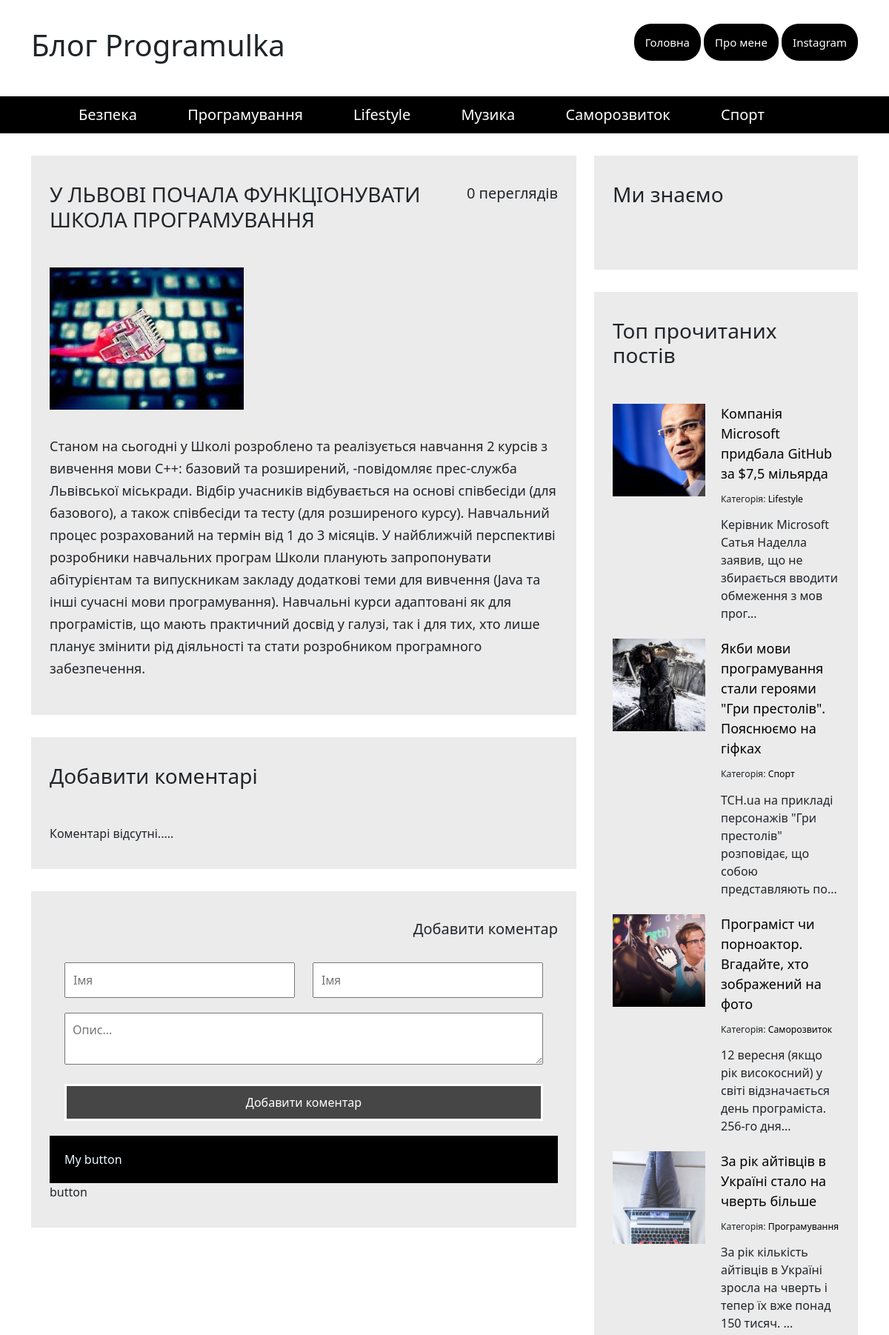
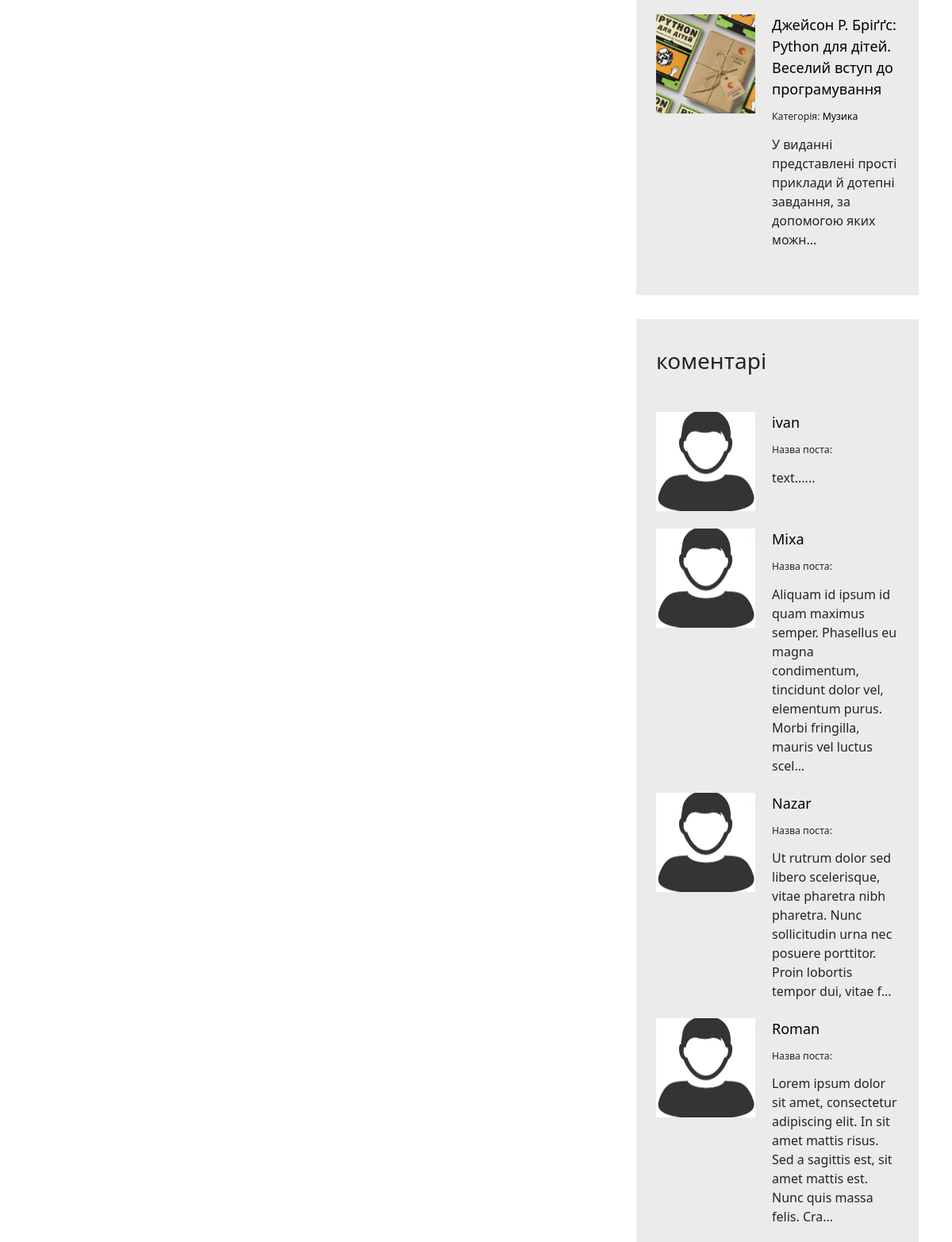
/article.php?id=41 (upper part), run on the app's committed database (2 pictures, top to bottom).
### tables this page shows
CREATE TABLE `articles_categories` (
  `id` int NOT NULL,
  `title` varchar(255) NOT NULL
);

CREATE TABLE `articles` (
  `id` int NOT NULL,
  `title` varchar(255) DEFAULT NULL,
  `text` text,
  `categorie_id` int DEFAULT NULL,
  `pubdate` datetime NOT NULL,
  `views` int NOT NULL DEFAULT '0',
  `img` varchar(255) DEFAULT NULL
);

CREATE TABLE `comments` (
  `id` int NOT NULL,
  `name` varchar(255) DEFAULT NULL,
  `author` varchar(100) DEFAULT NULL,
  `text` text NOT NULL,
  `pubdate` timestamp NOT NULL DEFAULT CURRENT_TIMESTAMP,
  `articles_id` int NOT NULL,
  `img` varchar(255) NOT NULL DEFAULT 'avatar.jpg'
);

### config/config.php (called while the page is built, shortened)
<?php
$config =array(
'title' => 'Блог Programulka',
'db' => array(
    'host' => 'localhost',
    'user' => 'root',
    'password' => 'password',
    'dbname' => 'Blog_test'
)
);

### article.php (the view, shortened to what this page needs)
<?php include("./includes/head.php") ?>
<?php include("./includes/header.php") ?>
<div id="content">
    <div class="container">
        <div class="row">
            <?php $articles_ids = mysqli_query($connection, "SELECT * FROM `articles` WHERE `id`= " . (int)$_GET["id"]);
            if (mysqli_num_rows($articles_ids) <= 0) {
            ?>
                <section class="content_left col-xl-8">
                    <div class="block">
                        <div class="block__content">
                            <div class="full-text">
                                Стаття не знайдена!!!
                            </div>
                        </div>
                    </div>
                </section>
            <?php } else {
                $articles_single_post = mysqli_fetch_assoc($articles_ids);
                mysqli_query($connection, "UPDATE `articles` SET  `views` = `views`+1 WHERE `id`= " . (int)$_GET["id"])
            ?>
                <section class="content_left col-xl-8">
                    <div class="block">
                        <a> <?php echo $articles_single_post['views'] ?> переглядів</a>
                        <h3><?php echo $articles_single_post['title'] ?>
                        </h3>
                        <div class="block__content">
                            <img src="./img/<?php echo $articles_single_post['img'] ?>" alt="black-photo" class="photo__content">
                            <div class="full-text">
                                <?php echo $articles_single_post['text'] ?>
                            </div>
                        </div>
                    </div>
                    <div class="block">
                        <h3>Добавити коментарі</h3>
                        <div class="block__content">
                            <div class="articles articles__vertical new_post">
                                <?php $comment_select = mysqli_query($connection, "SELECT * FROM `comments` WHERE `articles_id`= " . $articles_single_post['id'] . " ORDER BY `pubdate` DESC");
                                if (mysqli_num_rows($comment_select) <= 0) {
                                    echo "Коментарі відсутні.....";
                                }; ?>
                            </div>
                        </div>
                    </div>
                    <div class="block" id='id_id'>
                        <a>Добавити коментар</a>
                        <div class="block__content">
                            <form id_page="<?php echo $articles_single_post['id']; ?>" id="form_comments" method="post" action="article.php?id=<?php echo $articles_single_post['id']; ?>#comments-add-from" class="form">
                                <div class="form__group">
                                    <div class="row">
                                        <div class="col-md-6">
                                            <input type="text" class="checkedform__control nickname_name_my_input form__control" name="name" placeholder="Імя">
                                        </div>
                                        <div class="col-md-6">
                                            <input type="text" class="checkedform__control form__control" name="nickname" placeholder="Імя">
                                        </div>
                                    </div>
                                </div>
                                <div class="form__group">
                                    <textarea name="text" class="form__control text_my_input" placeholder="Опис..."></textarea>
                                </div>
                                <div class="form__group">
                                    <input type="submit" class="form__control" name="text" value="Добавити коментар">
                                </div>
                                <div id="submit_div" class="form_controlmy" style="padding: 20px; background-color:black; color:aliceblue; cursor:pointer;">My button</div>
                                <div id="position_button">button</div>
                            </form>
                        </div>
                    </div>
                </section>
                <?php } ?>
                <?php include("./includes/sidebar.php") ?>
        </div>
    </div>
   </div>
</div>
</body>
</html>

### includes/header.php
<div class="wrapper">
        <header id="header">
            <div class="header__top">
                <div class="container">
                    <div class="header__top__logo">
                        <h1><?php echo $config['title'] ?></h1>
                    </div>
                    <nav class="header__top__menu">
                        <ul>
                            <li>
                                <a href="/">Головна</a>
                            </li>
                            <li>
                                <a href="#">Про мене</a>
                            </li>
                            <li>
                                <a href="#">Instagram</a>
                            </li>
                        </ul>
                    </nav>
                </div>
            </div>
<?php $categories=mysqli_query($connection, "SELECT * FROM `articles_categories`");
?>
            <div class="header__bottom">
                <div class="container">
                    <nav>
                        <ul>
                            <?php
                            while($cat = mysqli_fetch_assoc($categories)){
                            ?>
                            <li> <a href="/categories.php?id=<?php echo $cat["id"] ?>"><?php echo $cat["title"]; ?></a></li>
                        <?php  };?>
                        </ul>
                    </nav>
                </div>
            </div>
        </header>

### includes/sidebar.php (shortened to what this page needs)
<section class="content_right col-xl-4">
    <div class="block">
        <h3>Ми знаємо</h3>
        <div class="block__content">
        </div>
    </div>
    <div class="block">
        <?php $categories_select_ok = mysqli_query($connection, "SELECT * FROM `articles` ORDER BY `views` DESC LIMIT 5"); ?>
        <h3>Топ прочитаних постів</h3>
        <div class="block__content">
            <div class="articles articles__vertical new_post">
                <?php
                while ($post = mysqli_fetch_assoc($categories_select_ok)) {
                ?>
                    <article class="article">
                        <div class="article_image" style="background-image: url('/img/<?php echo $post["img"]; ?>');">
                        </div>
                        <div class="article__info">
                            <a href="/article.php?id=<?php echo $post["id"] ?>"><?php echo $post["title"]; ?></a>
                            <div class="article__info__meta">
                                <?php
                                foreach ($categories as $cat) {
                                    $cat_title = false;
                                    if ($cat["id"] === $post["categorie_id"]) {
                                        $cat_title = $cat["title"];
                                        break;
                                    };
                                };
                                ?>
                                <small>Категорія: <a href="/categories.php?id=<?php echo $post["categorie_id"] ?>"><?php echo $cat_title; ?></a></small>
                            </div>
                            <div class="article__info__preview">
                                <?php echo substr($post["text"], 0, 150); ?>...
                            </div>
                        </div>
                    </article>
                <?php  }; ?>
            </div>
        </div>
    </div>
    <div class="block">
        <h3>коментарі</h3>
        <div class="block__content">
            <div class="articles articles__vertical new_post">
                <?php $comments = mysqli_query($connection, "SELECT * FROM `comments` ORDER BY `pubdate` DESC LIMIT 5");
                while ($comment = mysqli_fetch_assoc($comments)) {
                ?>
                    <article class="article">
                        <div class="article_image" style="background-image: url('/img/<?php echo $comment["img"]; ?>');">
                        </div>
                        <div class="article__info">
                            <a href="/article.php?id=<?php echo $comment["id"] ?>"><?php echo $comment["name"]; ?></a>
                            <div class="article__info__meta">
                                <small>Назва поста: <a href="/article.php?id=<?php echo $comment["articles_id"] ?>"><?php echo $art_title; ?></a></small>
                            </div>
                            <div class="article__info__preview">
                                <?php echo substr($comment["text"], 0, 150); ?>...
                            </div>
                        </div>
                    </article>
                <?php  }; ?>
            </div>
        </div>
    </div>
</section>

### css/style.css (style rules this page uses)
html, body, div, span, applet, object, iframe, h1, h2, h3, h4, h5, h6, p, blockquote, pre, a, abbr, acronym, address, big, cite, code, del, dfn, em, img, ins, kbd, q, s, samp, small, strike, strong, sub, sup, tt, var, b, u, i, center, dl, dt, dd, ol, ul, li, fieldset, form, label, legend, table, caption, tbody, tfoot, thead, tr, th, td, article, aside, canvas, details, embed, figure, figcaption, footer, header, hgroup, menu, nav, output, ruby, section, summary, time, mark, audio, video { margin: 0; padding: 0; border: 0; font-size: 100%; font: inherit; vertical-align: baseline; }
article, aside, details, figcaption, figure, footer, header, hgroup, menu, nav, section { display: block; }
body { line-height: 1; font-family: 'Roboto', sans-serif; }
ol, ul { list-style: none; }
h1 { font-size: 48px; font-weight: bold; }
h3 { font-size: 20px; font-weight: bold; }
#header .header__top { padding: 37px 0; background-color: #fff; }
#footer .container, .header__top .container { display: flex; justify-content: space-between; align-items: center; }
.footer__menu ul li, .header__top__menu ul li { display: inline-block; }
.header__top__menu ul li a { font-size: 15px; text-decoration: none; top: 50%; background-color: #000000; color: #fff; border: none; border-radius: 23px; padding: 15px; min-height: 30px; min-width: 120px; }
.header__bottom { height: 50px; background-color: #000; margin-bottom: 30px; }
.header__bottom li { display: inline-block; height: 100%; }
.header__bottom ul { height: 50px; }
.header__bottom nav ul>li>a { height: 100%; color: #fff; padding: 0 32px; font-size: 20px; display: flex; align-items: center; text-decoration: none; }
body a { text-decoration: none; }
.block { background-color: #ebebeb; padding: 36px 25px; margin-bottom: 30px; }
.block>a { font-size: 20px; color: #000; float: right; }
.block .block__content { padding-top: 40px; }
.articles .article .article_image { width: 125px; height: 125px; overflow: hidden; float: left; background-repeat: no-repeat; background-size: cover; background-position: center center; }
.articles .article .article__info { margin-left: 125px; padding-left: 21px; }
.articles .article .article__info>a { color: #000; font-size: 18px; font-weight: normal; }
.articles .article .article__info>.article__info__meta { font-size: 14px; font-weight: 300; margin-top: 9px; margin-bottom: 13px; }
.articles .article .article__info>.article__info__meta a { color: #000; }
.articles .article .article__info>.article__info__preview { font-size: 16px; font-weight: 300; }
.articles__vertical { display: flex; flex-direction: column; }
.photo__content { max-width: 100%; max-height: 700px; }
.articles.articles__vertical .article { margin-bottom: 22px; }
.full-text { margin-top: 22px; font-size: 18px; padding: 12px 0; line-height: 30px; }
.form__control { width: 100%; padding: 10px; font-size: 16px; outline: none; }
.form__group { margin: 20px; }
.form__group input[type="submit"] { background-color: rgba(0, 0, 0, 0.7); color: #fff; border: 3px solid white; transition: all 0.3s ease; }

### data on the page
articles_categories: title "Безпека"
articles_categories: title "Програмування"
articles_categories: title "Lifestyle"
articles_categories: title "Музика"
articles_categories: title "Саморозвиток"
articles_categories: title "Спорт"
articles: views "0", title "У ЛЬВОВІ ПОЧАЛА ФУНКЦІОНУВАТИ ШКОЛА ПРОГРАМУВАННЯ", img (picture), text "Станом на сьогодні у Школі розроблено та реалізується навчання 2 курсів з вивчення мови С++: базовий та розширений, -повідомляє прес-служба Львівської міськради. Відбір учасників відбувається на основі співбесіди (для базового), а також співбесіди та тесту (для розширеного курсу). Навчальний процес розрахований на термін від 1 до 3 місяців. У найближчій перспективі розробники навчальних програм Школи планують запропонувати абітурієнтам та випускникам закладу додаткові теми для вивчення (Java та інші сучасні мови програмування). Навчальні курси адаптовані як для програмістів, що мають практичний досвід у галузі, так і для тих, хто лише планує змінити рід діяльності та стати розробником…"
articles: img (picture), title "Компанія Microsoft придбала GitHub за $7,5 мільярда", text "Керівник Microsoft Сатья Наделла заявив, що не збирається вводити обмеження з мов прог"
articles: img (picture), title "Якби мови програмування стали героями \"Гри престолів\". Пояснюємо на гіфках", text "ТСН.ua на прикладі персонажів \"Гри престолів\" розповідає, що собою представляють по"
articles: img (picture), title "Програміст чи порноактор. Вгадайте, хто зображений на фото", text "12 вересня (якщо рік високосний) у світі відзначається день програміста. 256-го дня"
articles: img (picture), title "За рік айтівців в Україні стало на чверть більше", text "За рік кількість айтівців в Україні зросла на чверть і тепер їх вже понад 150 тисяч."
articles: img (picture), title "Джейсон Р. Бріґґс: Python для дітей. Веселий вступ до програмування", text "У виданні представлені прості приклади й дотепні завдання, за допомогою яких можн"
comments: img (placeholder picture), name "ivan", text "text..."
comments: img (placeholder picture), name "Mixa", text "Aliquam id ipsum id quam maximus semper. Phasellus eu magna condimentum, tincidunt dolor vel, elementum purus. Morbi fringilla, mauris vel luctus scel"
comments: img (placeholder picture), name "Nazar", text "Ut rutrum dolor sed libero scelerisque, vitae pharetra nibh pharetra. Nunc sollicitudin urna nec posuere porttitor. Proin lobortis tempor dui, vitae f"
comments: img (placeholder picture), name "Roman", text "Lorem ipsum dolor sit amet, consectetur adipiscing elit. In sit amet mattis risus. Sed a sagittis est, sit amet mattis est. Nunc quis massa felis. Cra"

### other printed values
$config['title'] "Блог Programulka"
